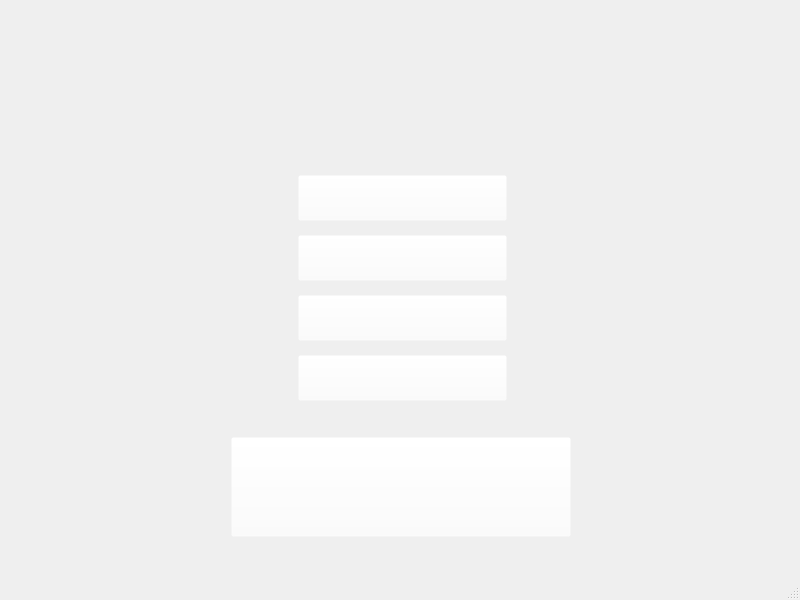
<?xml version="1.0" encoding="UTF-8"?>
<ui version="4.0">
 <class>PvZProj</class>
 <widget class="QMainWindow" name="PvZProj">
  <property name="geometry">
   <rect>
    <x>0</x>
    <y>0</y>
    <width>800</width>
    <height>600</height>
   </rect>
  </property>
  <property name="windowTitle">
   <string>PvZProj</string>
  </property>
  <widget class="QWidget" name="centralwidget">
   <widget class="QPushButton" name="fight_1_botton">
    <property name="geometry">
     <rect>
      <x>298</x>
      <y>175</y>
      <width>209</width>
      <height>46</height>
     </rect>
    </property>
    <property name="focusPolicy">
     <enum>Qt::NoFocus</enum>
    </property>
    <property name="styleSheet">
     <string notr="true">background-color: rgba(255, 255, 255, 0);
border-color: rgba(255, 255, 255, 0);
gridline-color: rgba(255, 255, 255, 0);
selection-background-color: rgba(255, 255, 255, 0);
selection-color: rgba(255, 255, 255, 0);
border-color: rgba(255, 255, 255, 0);
color: rgba(255, 255, 255, 0);</string>
    </property>
    <property name="text">
     <string/>
    </property>
   </widget>
   <widget class="QPushButton" name="pushButton">
    <property name="geometry">
     <rect>
      <x>231</x>
      <y>437</y>
      <width>340</width>
      <height>100</height>
     </rect>
    </property>
    <property name="focusPolicy">
     <enum>Qt::NoFocus</enum>
    </property>
    <property name="styleSheet">
     <string notr="true">background-color: rgba(255, 255, 255, 0);
border-color: rgba(255, 255, 255, 0);
gridline-color: rgba(255, 255, 255, 0);
selection-background-color: rgba(255, 255, 255, 0);
selection-color: rgba(255, 255, 255, 0);
border-color: rgba(255, 255, 255, 0);
color: rgba(255, 255, 255, 0);</string>
    </property>
    <property name="text">
     <string/>
    </property>
   </widget>
   <widget class="QPushButton" name="fight_2_botton">
    <property name="geometry">
     <rect>
      <x>298</x>
      <y>235</y>
      <width>209</width>
      <height>46</height>
     </rect>
    </property>
    <property name="focusPolicy">
     <enum>Qt::NoFocus</enum>
    </property>
    <property name="styleSheet">
     <string notr="true">background-color: rgba(255, 255, 255, 0);
border-color: rgba(255, 255, 255, 0);
gridline-color: rgba(255, 255, 255, 0);
selection-background-color: rgba(255, 255, 255, 0);
selection-color: rgba(255, 255, 255, 0);
border-color: rgba(255, 255, 255, 0);
color: rgba(255, 255, 255, 0);
</string>
    </property>
    <property name="text">
     <string/>
    </property>
   </widget>
   <widget class="QPushButton" name="fight_3_botton">
    <property name="geometry">
     <rect>
      <x>298</x>
      <y>295</y>
      <width>209</width>
      <height>46</height>
     </rect>
    </property>
    <property name="focusPolicy">
     <enum>Qt::NoFocus</enum>
    </property>
    <property name="styleSheet">
     <string notr="true">background-color: rgba(255, 255, 255, 0);
border-color: rgba(255, 255, 255, 0);
gridline-color: rgba(255, 255, 255, 0);
selection-background-color: rgba(255, 255, 255, 0);
selection-color: rgba(255, 255, 255, 0);
border-color: rgba(255, 255, 255, 0);
color: rgba(255, 255, 255, 0);
</string>
    </property>
    <property name="text">
     <string/>
    </property>
   </widget>
   <widget class="QPushButton" name="fight_4_botton">
    <property name="geometry">
     <rect>
      <x>298</x>
      <y>355</y>
      <width>209</width>
      <height>46</height>
     </rect>
    </property>
    <property name="focusPolicy">
     <enum>Qt::NoFocus</enum>
    </property>
    <property name="styleSheet">
     <string notr="true">background-color: rgba(255, 255, 255, 0);
border-color: rgba(255, 255, 255, 0);
gridline-color: rgba(255, 255, 255, 0);
selection-background-color: rgba(255, 255, 255, 0);
selection-color: rgba(255, 255, 255, 0);
border-color: rgba(255, 255, 255, 0);
color: rgba(255, 255, 255, 0);</string>
    </property>
    <property name="text">
     <string/>
    </property>
   </widget>
  </widget>
  <widget class="QMenuBar" name="menubar">
   <property name="geometry">
    <rect>
     <x>0</x>
     <y>0</y>
     <width>800</width>
     <height>23</height>
    </rect>
   </property>
  </widget>
  <widget class="QStatusBar" name="statusbar"/>
 </widget>
 <resources/>
 <connections/>
</ui>
